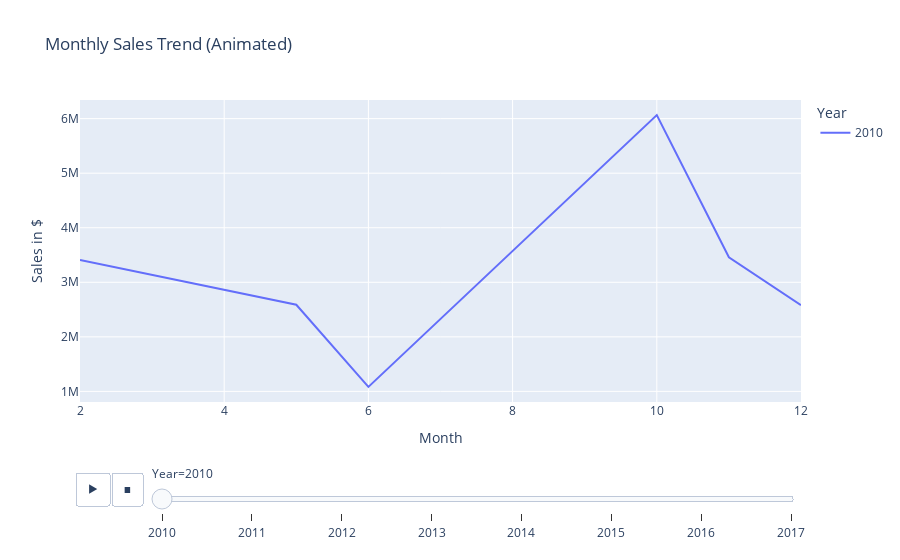

This figure's notebook cell:
### Code cell
import plotly.express as px

# Animated Sales Trend using 'Total Revenue'
fig = px.line(monthly_sales, x='Month', y='Total Revenue', color='Year', title='Monthly Sales Trend (Animated)',
              labels={'Total Revenue':'Sales in $', 'Month':'Month'}, 
              animation_frame='Year', animation_group='Month')

fig.show()

### Figure 1 — Plotly figure (JSON) as saved in the notebook; plotly's stock layout.template omitted (floating-point values rounded to 4 significant figures)
{"data": [{"hovertemplate": "Year=2010<br>Month=%{x}<br>Sales in $=%{y}<extra></extra>", "ids": [2, 5, 6, 10, 11, 12], "legendgroup": "2010", "line": {"color": "#636efa", "dash": "solid"}, "marker": {"symbol": "circle"}, "mode": "lines", "name": "2010", "orientation": "v", "showlegend": true, "type": "scatter", "x": [2, 5, 6, 10, 11, 12], "xaxis": "x", "y": [3411000.0, 2588000.0, 1082000.0, 6065000.0, 3458252, 2582000.0], "yaxis": "y"}], "layout": {"legend": {"title": {"text": "Year"}, "tracegroupgap": 0}, "sliders": [{"active": 0, "currentvalue": {"prefix": "Year="}, "len": 0.9, "pad": {"b": 10, "t": 60}, "steps": [{"args": [["2010"], {"frame": {"duration": 0, "redraw": false}, "fromcurrent": true, "mode": "immediate", "transition": {"duration": 0, "easing": "linear"}}], "label": "2010", "method": "animate"}, {"args": [["2011"], {"frame": {"duration": 0, "redraw": false}, "fromcurrent": true, "mode": "immediate", "transition": {"duration": 0, "easing": "linear"}}], "label": "2011", "method": "animate"}, {"args": [["2012"], {"frame": {"duration": 0, "redraw": false}, "fromcurrent": true, "mode": "immediate", "transition": {"duration": 0, "easing": "linear"}}], "label": "2012", "method": "animate"}, {"args": [["2013"], {"frame": {"duration": 0, "redraw": false}, "fromcurrent": true, "mode": "immediate", "transition": {"duration": 0, "easing": "linear"}}], "label": "2013", "method": "animate"}, {"args": [["2014"], {"frame": {"duration": 0, "redraw": false}, "fromcurrent": true, "mode": "immediate", "transition": {"duration": 0, "easing": "linear"}}], "label": "2014", "method": "animate"}, {"args": [["2015"], {"frame": {"duration": 0, "redraw": false}, "fromcurrent": true, "mode": "immediate", "transition": {"duration": 0, "easing": "linear"}}], "label": "2015", "method": "animate"}, {"args": [["2016"], {"frame": {"duration": 0, "redraw": false}, "fromcurrent": true, "mode": "immediate", "transition": {"duration": 0, "easing": "linear"}}], "label": "2016", "method": "animate"}, {"args": [["2017"], {"frame": {"duration": 0, "redraw": false}, "fromcurrent": true, "mode": "immediate", "transition": {"duration": 0, "easing": "linear"}}], "label": "2017", "method": "animate"}], "x": 0.1, "xanchor": "left", "y": 0, "yanchor": "top"}], "title": {"text": "Monthly Sales Trend (Animated)"}, "updatemenus": [{"buttons": [{"args": [null, {"frame": {"duration": 500, "redraw": false}, "fromcurrent": true, "mode": "immediate", "transition": {"duration": 500, "easing": "linear"}}], "label": "&#9654;", "method": "animate"}, {"args": [[null], {"frame": {"duration": 0, "redraw": false}, "fromcurrent": true, "mode": "immediate", "transition": {"duration": 0, "easing": "linear"}}], "label": "&#9724;", "method": "animate"}], "direction": "left", "pad": {"r": 10, "t": 70}, "showactive": false, "type": "buttons", "x": 0.1, "xanchor": "right", "y": 0, "yanchor": "top"}], "xaxis": {"anchor": "y", "domain": [0, 1], "title": {"text": "Month"}}, "yaxis": {"anchor": "x", "domain": [0, 1], "title": {"text": "Sales in $"}}}}
